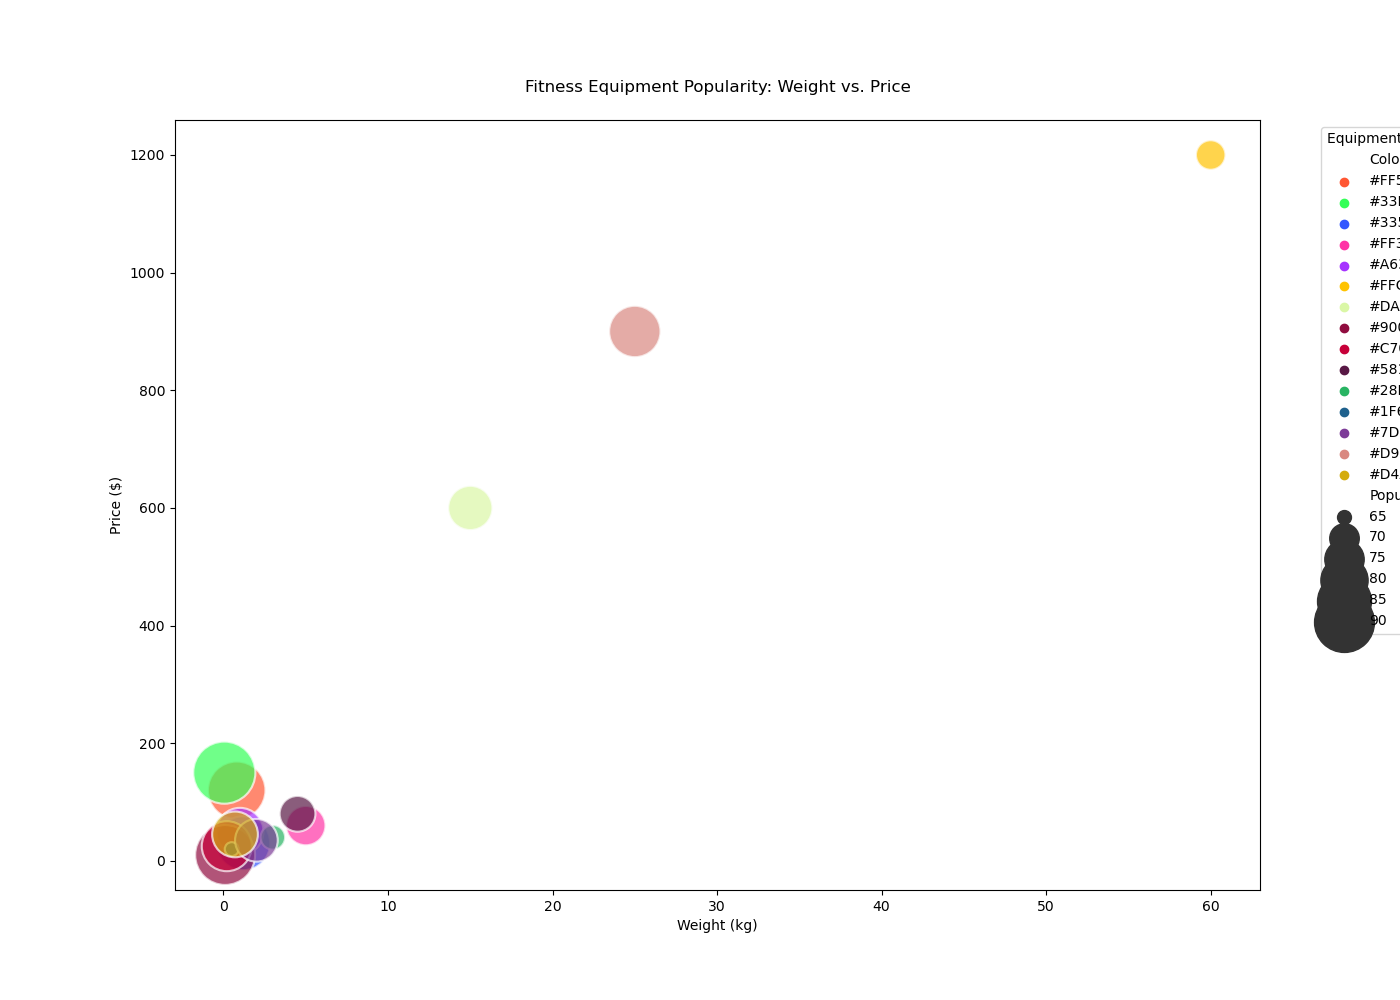

Generate this figure with Python:

import seaborn as sns
import pandas as pd
import matplotlib.pyplot as plt

# Define the data for the bubble chart in a DataFrame
data = {
    'Item': ['Running Shoes', 'Fitness Tracker', 'Yoga Mat', 'Dumbbells', 'Protein Powder', 
             'Treadmill', 'Bicycle', 'Jump Rope', 'Resistance Bands', 'Kettlebells', 
             'Pull-up Bar', 'Foam Roller', 'Exercise Ball', 'Rowing Machine', 'Boxing Gloves'],
    'Weight': [0.8, 0.05, 1.2, 5.0, 1.0, 60.0, 15.0, 0.1, 0.2, 4.5, 3.0, 0.5, 2.0, 25.0, 0.7],
    'Price': [120, 150, 30, 60, 50, 1200, 600, 10, 25, 80, 40, 20, 35, 900, 45],
    'Popularity': [88, 92, 85, 75, 80, 70, 78, 90, 82, 73, 68, 65, 77, 83, 79],
    'Color': ['#FF5733', '#33FF57', '#3357FF', '#FF33A6', '#A633FF', 
              '#FFC300', '#DAF7A6', '#900C3F', '#C70039', '#581845', 
              '#28B463', '#1F618D', '#7D3C98', '#D98880', '#D4AC0D']
}

df = pd.DataFrame(data)

# Set the size of the bubble chart
plt.figure(figsize=(14, 10))

# Create the bubble chart
bubble_chart = sns.scatterplot(data=df, x='Weight', y='Price', 
                               size='Popularity', hue='Color', 
                               sizes=(100, 2000), edgecolor='w', alpha=0.7, palette=df['Color'].tolist())

# Customize the axes and title
plt.xlabel('Weight (kg)')
plt.ylabel('Price ($)')
plt.title('Fitness Equipment Popularity: Weight vs. Price', pad=20)
plt.legend(title='Equipment Color', bbox_to_anchor=(1.05, 1), loc=2)

# Show the plot
plt.show()
